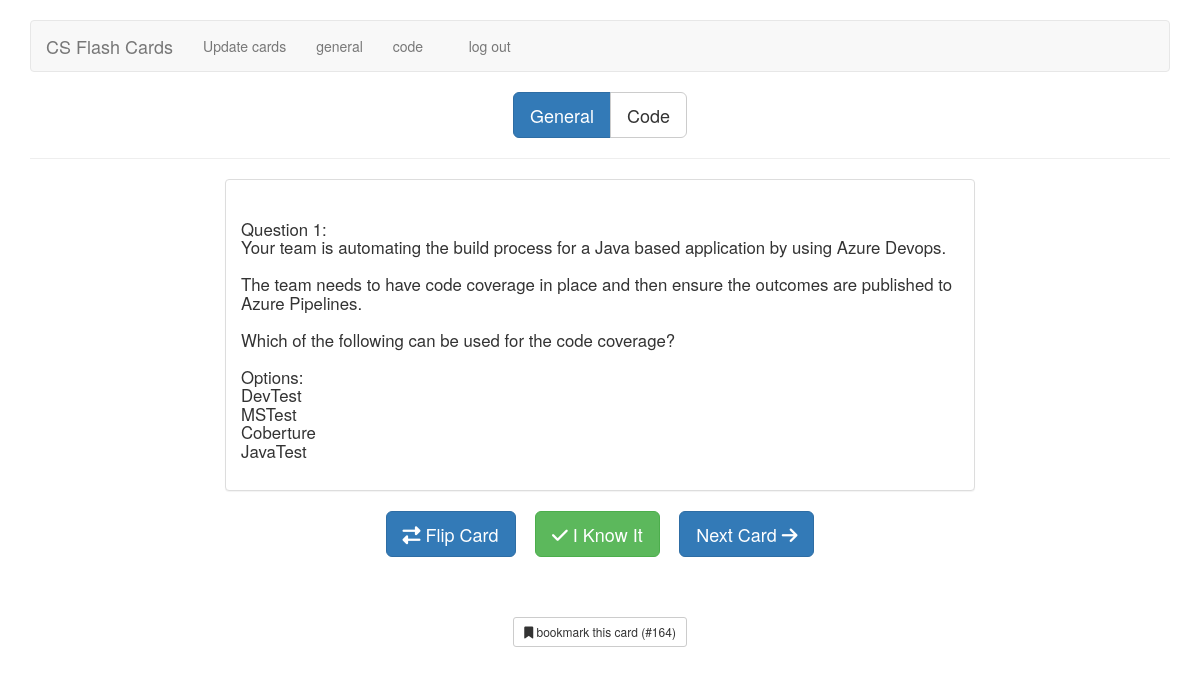
Page /general/164 (signed in) on the committed database.
### tables this page shows
CREATE TABLE cards ( 
id integer primary key autoincrement, 
type tinyint not null, /* 1 for vocab, 2 for code */ 
front text not null, 
back text not null, 
known boolean default 0 );

### flash_cards.py (the view)
@app.route('/general')
@app.route('/general/<card_id>')
def general(card_id=None):
    if not session.get('logged_in'):
        return redirect(url_for('login'))
    return memorize("general", card_id)

### flash_cards.py (called while the page is built)
def connect_db():
    rv = sqlite3.connect(app.config['DATABASE'])
    rv.row_factory = sqlite3.Row
    return rv

def get_db():
    if not hasattr(g, 'sqlite_db'):
        g.sqlite_db = connect_db()
    return g.sqlite_db

def memorize(card_type, card_id):
    if card_type == "general":
        type = 1
    elif card_type == "code":
        type = 2
    else:
        return redirect(url_for('cards'))
    if card_id:
        card = get_card_by_id(card_id)
    else:
        card = get_card(type)
    if not card:
        flash("You've learned all the " + card_type + " cards.")
        return redirect(url_for('cards'))
    short_answer = (len(card['back']) < 9999)
    textCardBack = ""
    if short_answer == True:
        textCardBack = card['back']
    else:
        textCardBack = card['back']
    return render_template('memorize.html',
                           card=card,
                           card_type=card_type,
                           short_answer=short_answer, textCardBack=textCardBack)

def get_card_by_id(card_id):
    db = get_db()
    query = '''
      SELECT
        id, type, front, back, known
      FROM cards
      WHERE
        id = ?
      LIMIT 1
    '''
    cur = db.execute(query, [card_id])
    return cur.fetchone()

### templates/memorize.html (shortened to what this page needs)
{% extends "layout.html" %}
{% block body %}
<div class="row">
    <div class="col-xs-12 text-center">
        <div class="btn-group btn-group-lg" role="group" aria-label="card type">
            <a href="{{ url_for('general') }}"
                class="btn btn-{{ "primary" if card_type == "general" else "default" }}">General</a>
            <a href="{{ url_for('code') }}"
                class="btn btn-{{ "primary" if card_type == "code" else "default" }}">Code</a>
        </div>
    </div>
</div>
<hr />
<div class="row memorizePanel">
    <div class="col-xs-8 col-xs-offset-2">
        <div class="panel panel-default cardFront">
            <div class="panel-body">
                <div class="alignContainer">
                    <div class="alignMiddle frontText">
                        <h3 class="text-center" style="font-size: larger; text-align: left;">
                            {{ card.front |replace("\n", "<br />")|safe}}</h3>
                    </div>
                </div>
            </div>
        </div>
    </div>
</div>
<div class="row">
    <div class="col-xs-12 text-center">
        <a href="javascript:" class="btn btn-primary btn-lg flipCard">
            <i class="fa fa-exchange"></i>
            Flip Card
        </a>
        <a href="{{ url_for('mark_known', card_id=card.id, card_type=card_type) }}" class="btn btn-success btn-lg">
            <i class="fa fa-check"></i>
            I Know It
        </a>
        <a href="{{ url_for(card_type) }}" class="btn btn-primary btn-lg">
            Next Card
            <i class="fa fa-arrow-right"></i>
        </a>
    </div>
</div>
<div class="row">
    <div class="col-xs-12 text-center">
        <br />
        <br />
        <br />
        <a href="{{ url_for(card_type, card_id=card.id) }}" class="btn btn-default btn-sm">
            <i class="fa fa-bookmark"></i>
            bookmark this card (#{{ card.id }})
        </a>
    </div>
</div>
{% endblock %}

### static/style.css (style rules this page uses)
.alignContainer { display: table; width: 100%; }
.alignMiddle { height: 20em; display: table-cell; vertical-align: middle; }

### rows in the picture
cards: front "Question 1: Your team is automating the build process for a Java based application by using Azure Devops. The team needs to have code coverage in place and then ensure the outcomes are published to Azure Pipelines. Which of the following can be used for the code coverage? Options: DevTest MSTest Coberture JavaTest", id "164"
